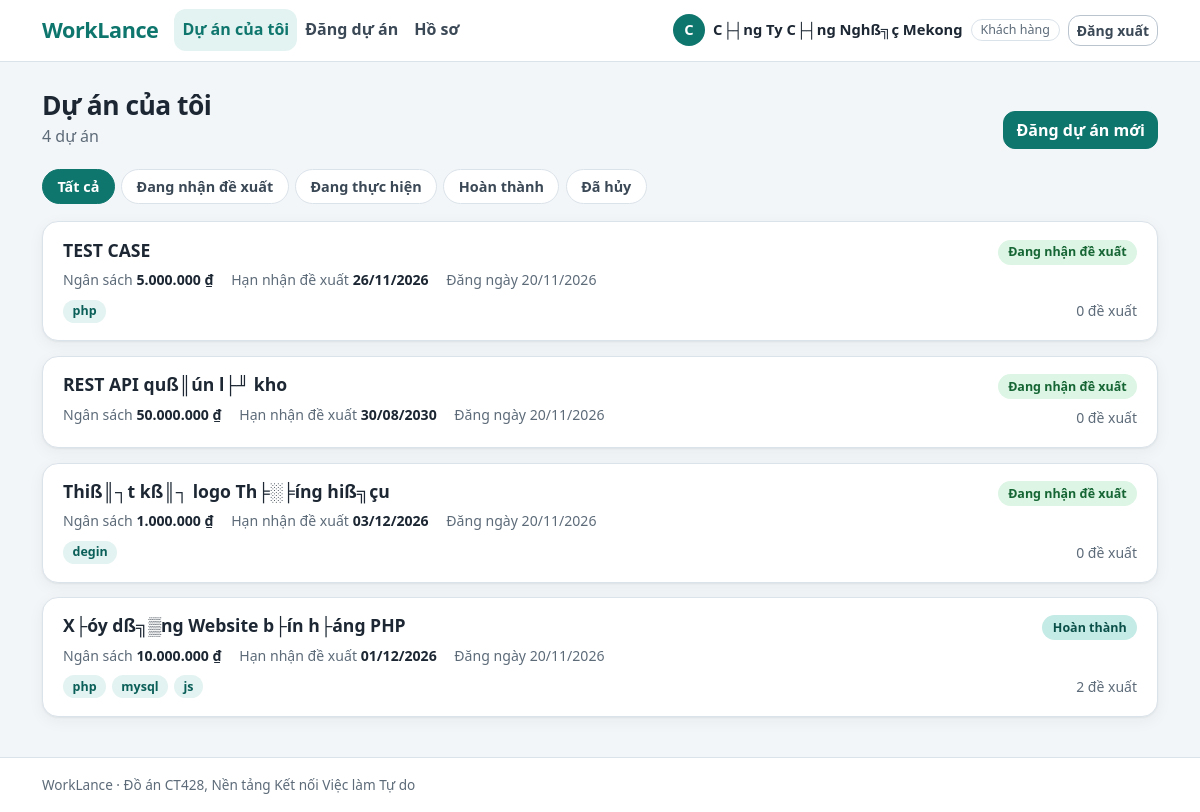
Page /public/project/mine (signed in) on the committed database.
### tables this page shows
CREATE TABLE `duan` (
  `ID` int(10) unsigned NOT NULL AUTO_INCREMENT,
  `TieuDe` varchar(150) NOT NULL,
  `MoTa` text NOT NULL,
  `NganSach` decimal(15,0) NOT NULL,
  `HanNhanDeXuat` date NOT NULL,
  `ID_KhachHang` int(10) unsigned NOT NULL,
  `TrangThai` enum('mo','dang_thuc_hien','hoan_thanh','da_huy') NOT NULL DEFAULT 'mo',
  `KyNang` varchar(500) DEFAULT NULL,
  `NgayTao` timestamp NOT NULL DEFAULT current_timestamp(),
  PRIMARY KEY (`ID`),
  KEY `fk_duan_khachhang` (`ID_KhachHang`),
  KEY `idx_duan_trangthai` (`TrangThai`),
  KEY `idx_duan_ngansach` (`NganSach`),
  FULLTEXT KEY `ft_duan_tim` (`TieuDe`,`MoTa`),
  CONSTRAINT `fk_duan_khachhang` FOREIGN KEY (`ID_KhachHang`) REFERENCES `nguoidung` (`ID`) ON DELETE CASCADE
);

### app/config/database.php (called while the page is built, shortened)
<?php
$local = __DIR__ . '/database.local.php';
return [
    'host'    => '127.0.0.1',
    'port'    => '3306',
    'dbname'  => 'freelance_platform',
    'user'    => 'root',
    'pass'    => '',
    'charset' => 'utf8mb4',
];

### app/core/database.php (called while the page is built, shortened)
<?php
class Database{
  private static ?PDO $pdo = null;
  public static function get(): PDO {
    if (self::$pdo === null) {
    $c = require APP_ROOT . '/app/config/database.php';
    $dsn = "mysql:host={$c['host']};port={$c['port']};dbname={$c['dbname']};charset={$c['charset']}";
    try{
      self::$pdo = new PDO($dsn, $c['user'], $c['pass'], [
        PDO::ATTR_ERRMODE => PDO::ERRMODE_EXCEPTION,
        PDO::ATTR_DEFAULT_FETCH_MODE => PDO::FETCH_ASSOC,
        PDO::ATTR_EMULATE_PREPARES => false,
      ]);
    } catch(PDOException $e){
        error_log('DB connection failed: ' . $e->getMessage());
        http_response_code(500);
        exit('Không thể kết nối đến cơ sở dữ liệu. Vui lòng thử lại sau.');
    }
    }
    return self::$pdo;
  }
}

### app/controllers/ProjectController.php (called while the page is built, shortened)
<?php
class ProjectController extends Controller
{
    private Project $projectModel;
    public function __construct()
    {
        require_once BASE_PATH . '/app/models/Project.php';
        $this->projectModel = new Project();
    }
    public function mine(): void
    {
        $user = $this->requireClient(false);
        $trangThai = trim((string)($_GET['trangthai'] ?? ''));
        $page = max(1, (int)($_GET['page'] ?? 1));
        $result = $this->projectModel->getByClient((int)$user['id'], $trangThai, $page, 10);
        $this->view('projects/mine', [
            'title'      => 'Dự án của tôi',
            'projects'   => $result['projects'],
            'total'      => $result['total'],
            'page'       => $result['page'],
            'totalPages' => $result['totalPages'],
            'trangThai'  => $trangThai,
        ]);
    }
    private function requireClient(bool $isAjax): array
    {
        $user = current_user();
        return $user;
    }
}

### app/core/helpers.php (called while the page is built, shortened)
<?php
 function e($string){
    return htmlspecialchars((string)$string, ENT_QUOTES, "UTF-8");
 }
 function url($path = ''){
    return rtrim(BASE_URL, '/') . '/' . ltrim($path, '/');
 }
 function current_user(){
    return isset($_SESSION['user']) ? $_SESSION['user'] :null;
 }

### app/models/Project.php (called while the page is built, shortened)
<?php
class Project
{
    private PDO $db;
    public function __construct()
    {
        $this->db = Database::get();
    }
    public function getByClient(int $clientId, string $trangThai = '', int $page = 1, int $perPage = 10): array
    {
        $where = ["d.ID_KhachHang = :client_id"];
        $params = [':client_id' => $clientId];
        $whereSql = implode(' AND ', $where);
        $countStmt = $this->db->prepare("SELECT COUNT(*) FROM DuAn d WHERE {$whereSql}");
        $countStmt->execute($params);
        $total = (int)$countStmt->fetchColumn();
        $totalPages = max(1, (int)ceil($total / $perPage));
        $page = max(1, min($page, $totalPages));
        $offset = ($page - 1) * $perPage;
        $sql = "
            SELECT
                d.*,
                (SELECT COUNT(*) FROM DeXuat dx WHERE dx.ID_DuAn = d.ID) AS SoDeXuat
            FROM DuAn d
            WHERE {$whereSql}
            ORDER BY d.NgayTao DESC, d.ID DESC
            LIMIT :limit OFFSET :offset
        ";
        $stmt = $this->db->prepare($sql);
        foreach ($params as $key => $val) {
            $stmt->bindValue($key, $val);
        }
        $stmt->bindValue(':limit', $perPage, PDO::PARAM_INT);
        $stmt->bindValue(':offset', $offset, PDO::PARAM_INT);
        $stmt->execute();
        return [
            'projects'   => $stmt->fetchAll(),
            'total'      => $total,
            'page'       => $page,
            'totalPages' => $totalPages,
        ];
    }
}

### app/views/projects/mine.php (the view, shortened to what this page needs)
<?php
$trangThai = $trangThai ?? '';
require APP_ROOT . '/app/views/partials/header.php';
$filters = ['' => 'Tất cả'] + wl_status_map('project');
$mineUrl = url('project/mine');
?>
<div class="wl-page-head">
  <div>
    <h1>Dự án của tôi</h1>
    <p><?= (int) $total ?> dự án<?= $trangThai !== '' ? ' ở trạng thái "' . e(wl_status_map('project')[$trangThai] ?? $trangThai) . '"' : '' ?></p>
  </div>
  <a class="btn btn-primary" href="<?= e(url('project/create')) ?>">Đăng dự án mới</a>
</div>
<nav class="wl-filter" aria-label="Lọc theo trạng thái">
  <?php foreach ($filters as $code => $label): ?>
    <a href="<?= e($code === '' ? $mineUrl : $mineUrl . '?' . http_build_query(['trangthai' => $code])) ?>"
       class="<?= $trangThai === (string) $code ? 'active' : '' ?>"<?= $trangThai === (string) $code ? ' aria-current="true"' : '' ?>><?= e($label) ?></a>
  <?php endforeach; ?>
</nav>
<?php if (empty($projects)): ?>
  <?php
  $emptyTitle = $trangThai === '' ? 'Bạn chưa đăng dự án nào' : 'Không có dự án ở trạng thái này';
  $emptyText = $trangThai === '' ? 'Đăng dự án đầu tiên để nhận đề xuất từ freelancer.' : 'Chọn trạng thái khác hoặc xem tất cả dự án.';
  $emptyActionUrl = $trangThai === '' ? url('project/create') : $mineUrl;
  $emptyActionLabel = $trangThai === '' ? 'Đăng dự án' : 'Xem tất cả';
  require APP_ROOT . '/app/views/partials/empty_state.php';
  ?>
<?php else: ?>
  <ul class="wl-list">
    <?php foreach ($projects as $p): ?>
      <li class="wl-item">
        <div class="wl-item__main">
          <h2 class="wl-item__title"><a href="<?= e(url('project/show') . '?id=' . (int) $p['ID']) ?>"><?= e($p['TieuDe']) ?></a></h2>
          <p class="wl-item__meta">
            <span>Ngân sách <strong><?= e(wl_money($p['NganSach'])) ?></strong></span>
            <span>Hạn nhận đề xuất <strong><?= e(wl_date($p['HanNhanDeXuat'])) ?></strong></span>
            <span>Đăng ngày <?= e(wl_date($p['NgayTao'])) ?></span>
          </p>
          <?php $skills = wl_skills($p['KyNang'] ?? ''); if ($skills): ?>
            <ul class="wl-chips" aria-label="Kỹ năng"><?php foreach ($skills as $s): ?><li class="wl-chip"><?= e($s) ?></li><?php endforeach; ?></ul>
          <?php endif; ?>
        </div>
        <div class="wl-item__side">
          <?= wl_badge('project', $p['TrangThai']) ?>
          <span class="wl-muted small"><?= (int) $p['SoDeXuat'] ?> đề xuất</span>
        </div>
      </li>
    <?php endforeach; ?>
  </ul>
<?php endif; ?>
<?php require APP_ROOT . '/app/views/partials/footer.php'; ?>

### public/index.php (shortened to what this page needs)
<?php
require_once BASE_PATH . '/app/config/database.php';
require_once BASE_PATH . '/app/core/Database.php';
require_once BASE_PATH . '/app/core/helpers.php';
require_once BASE_PATH . '/app/core/Controller.php';
$urlPath  = trim($_GET['url'] ?? '', '/');
$segments = $urlPath !== '' ? explode('/', $urlPath) : [];
$controllerName = $_GET['controller'] ?? ($segments[0] ?? 'auth');
$defaultAction  = ($controllerName === 'auth' && !isset($segments[0])) ? 'login' : 'index';
$actionName     = $_GET['action'] ?? ($segments[1] ?? $defaultAction);
$controllerClass = ucfirst($controllerName) . 'Controller';
$controllerFile  = BASE_PATH . '/app/controllers/' . $controllerClass . '.php';
if (file_exists($controllerFile)) {
    if (class_exists($controllerClass)) {
        $controller = new $controllerClass();
        if (method_exists($controller, $actionName) && is_callable([$controller, $actionName])) {
            $controller->$actionName();
        } else {
            http_response_code(404);
            die("<h1>LÃ¡Â»â€”i 404</h1><p>Action <b>'$actionName'</b> khÃƒÂ´ng tÃ¡Â»â€œn tÃ¡ÂºÂ¡i trong <b>$controllerClass</b>.</p>");
        }
    } else {
        http_response_code(500);
        die("<h1>LÃ¡Â»â€”i HÃ¡Â»â€¡ ThÃ¡Â»â€˜ng</h1><p>Class <b>'$controllerClass'</b> khÃƒÂ´ng tÃ¡Â»â€œn tÃ¡ÂºÂ¡i.</p>");
    }
} else {
    http_response_code(404);
    die("<h1>LÃ¡Â»â€”i 404</h1><p>KhÃƒÂ´ng tÃƒÂ¬m thÃ¡ÂºÂ¥y Controller: <b>$controllerFile</b>.</p>");
}

### app/core/Controller.php (shortened to what this page needs)
<?php
class Controller {
    protected function view($view, $data = []) {
        extract($data);
        $viewFile = BASE_PATH . '/app/views/' . $view . '.php';
        if (file_exists($viewFile)) {
            require $viewFile;
        } else {
            http_response_code(404);
            die("<h1>Lỗi 404</h1><p>Không tìm thấy file giao diện: <b>$viewFile</b></p>");
        }
    }
}

### app/views/partials/header.php (shortened to what this page needs)
<?php
require_once __DIR__ . '/format.php';
$wlUser  = function_exists('current_user') ? current_user() : null;
$wlRole  = $wlUser['role'] ?? null;
$wlPath  = (string) parse_url($_SERVER['REQUEST_URI'] ?? '/', PHP_URL_PATH);
$wlActive = fn(string $route): string => str_contains($wlPath, '/' . $route) ? ' active' : '';
if ($wlRole === 'khachhang') {
    $wlNav = [
        ['project/mine',   'Dự án của tôi'],
        ['project/create', 'Đăng dự án'],
        ['profile/index',  'Hồ sơ'],
    ];
} elseif ($wlRole === 'freelancer') {
    $wlNav = [
        ['project/index', 'Tìm dự án'],
        ['proposal/mine', 'Đề xuất của tôi'],
        ['profile/index', 'Hồ sơ'],
    ];
} else {
    $wlNav = [];
}
?>
<!doctype html>
<html lang="vi">
<head>
  <link href="https://cdn.jsdelivr.net/npm/bootstrap@5.3.3/dist/css/bootstrap.min.css" rel="stylesheet">
  <link href="<?= e(url('assets/css/style.css')) ?>" rel="stylesheet">
</head>
<body>
<header class="wl-header">
  <nav class="navbar navbar-expand-md" aria-label="Điều hướng chính">
    <div class="container">
      <a class="navbar-brand wl-brand" href="<?= e(url('')) ?>">WorkLance</a>
      <div class="collapse navbar-collapse" id="wl-nav">
        <ul class="navbar-nav me-auto mb-2 mb-md-0">
          <?php foreach ($wlNav as [$route, $label]): ?>
            <li class="nav-item">
              <a class="nav-link<?= $wlActive($route) ?>" href="<?= e(url($route)) ?>"><?= e($label) ?></a>
            </li>
          <?php endforeach; ?>
        </ul>
        <div class="d-flex align-items-md-center flex-column flex-md-row gap-2">
          <?php if ($wlUser): ?>
            <span class="wl-user" title="<?= e($wlUser['email'] ?? '') ?>">
              <span class="wl-avatar" aria-hidden="true"><?= e(mb_strtoupper(mb_substr($wlUser['name'] ?? '?', 0, 1, 'UTF-8'), 'UTF-8')) ?></span>
              <span><?= e($wlUser['name'] ?? '') ?></span>
              <span class="wl-role"><?= $wlRole === 'freelancer' ? 'Freelancer' : 'Khách hàng' ?></span>
            </span>
            <form action="<?= e(url('auth/logout')) ?>" method="post" data-ajax novalidate>
              <button type="submit" class="btn btn-outline-secondary btn-sm">Đăng xuất</button>
            </form>
          <?php else: ?>
            <a class="btn btn-outline-primary btn-sm" href="<?= e(url('auth/login')) ?>">Đăng nhập</a>
            <a class="btn btn-primary btn-sm" href="<?= e(url('auth/register')) ?>">Đăng ký</a>
          <?php endif; ?>
        </div>
      </div>
    </div>
  </nav>
</header>
<main id="main" class="wl-main container">

### app/views/partials/format.php (shortened to what this page needs)
<?php
if (!function_exists('wl_money')) {
    function wl_money($amount): string
    {
        return number_format((float) $amount, 0, ',', '.') . ' ₫';
    }
}
if (!function_exists('wl_date')) {
    function wl_date(?string $date): string
    {
        $time = $date ? strtotime($date) : false;
        return $time ? date('d/m/Y', $time) : '';
    }
}
if (!function_exists('wl_skills')) {
    function wl_skills(?string $skills): array
    {
        if ($skills === null || trim($skills) === '') {
            return [];
        }
        return array_values(array_filter(array_map('trim', explode(',', $skills)), 'strlen'));
    }
}
if (!function_exists('wl_status_map')) {
    function wl_status_map(string $type): array
    {
        return [
            'mo'             => 'Đang nhận đề xuất',
            'dang_thuc_hien' => 'Đang thực hiện',
            'hoan_thanh'     => 'Hoàn thành',
            'da_huy'         => 'Đã hủy',
        ];
    }
}
if (!function_exists('wl_badge')) {
    function wl_badge(string $type, ?string $code): string
    {
        $labels = wl_status_map($type);
        $code = (string) $code;
        $label = $labels[$code] ?? $code;
        return '<span class="wl-badge wl-badge--' . htmlspecialchars($code, ENT_QUOTES, 'UTF-8') . '">'
            . htmlspecialchars($label, ENT_QUOTES, 'UTF-8') . '</span>';
    }
}

### app/views/partials/footer.php (shortened to what this page needs)
</main>
<footer class="wl-footer">
  <div class="container">
    <span>WorkLance · Đồ án CT428, Nền tảng Kết nối Việc làm Tự do</span>
  </div>
</footer>
</body>
</html>

### rows in the picture
duan: TieuDe "TEST CASE", NganSach "5.000.000 ₫", HanNhanDeXuat "26/11/2026", NgayTao "20/11/2026", KyNang "php", TrangThai "Đang nhận đề xuất", SoDeXuat "0"
duan: TieuDe "REST API quß║ún l├╜ kho", NganSach "50.000.000 ₫", HanNhanDeXuat "30/08/2030", NgayTao "20/11/2026", TrangThai "Đang nhận đề xuất", SoDeXuat "0"
duan: TieuDe "Thiß║┐t kß║┐ logo Th╞░╞íng hiß╗çu", NganSach "1.000.000 ₫", HanNhanDeXuat "03/12/2026", NgayTao "20/11/2026", KyNang "degin", TrangThai "Đang nhận đề xuất", SoDeXuat "0"
duan: TieuDe "X├óy dß╗▒ng Website b├ín h├áng PHP", NganSach "10.000.000 ₫", HanNhanDeXuat "01/12/2026", NgayTao "20/11/2026", KyNang "php", KyNang "mysql", KyNang "js", TrangThai "Hoàn thành", SoDeXuat "2"

### other values in the picture
$label "Dự án của tôi"
$label "Đăng dự án"
$label "Hồ sơ"
$wlUser['name'] "C├┤ng Ty C├┤ng Nghß╗ç Mekong"
$total "4"
$label "Tất cả"
$label "Đang nhận đề xuất"
$label "Đang thực hiện"
$label "Hoàn thành"
$label "Đã hủy"
